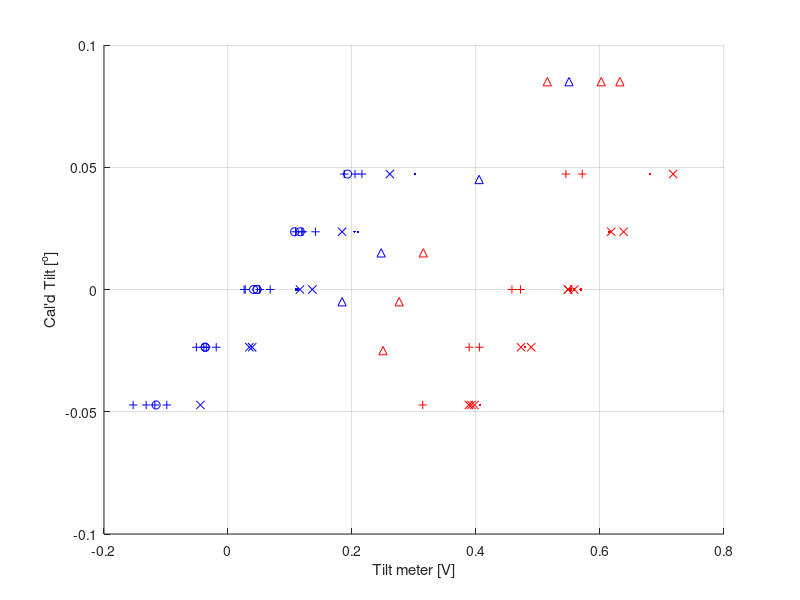

MATLAB code to generate this figure: (Note: this script raises an error after producing the figure.)
%% Tilt Cals


clc
%close all
figure(5)
clf; hold on;
level_cal = 85/3600.; % degrees per tick

rps_tilt_cals_all = {};
isaac_tilt_cals_all = {};

% First cal, indoors
rps_tilt_ticks = [0 1 2 1 0 0];
rps_tilt_meter = [0.113 0.210 0.302 0.204 0.111 0.110]; % in Volts
rps_tilt_cal = polyfit(rps_tilt_meter,level_cal*rps_tilt_ticks,1);
fprintf('RPS 03 Dec 2021: %f deg/V %+0.2fdeg\n', rps_tilt_cal(1),rps_tilt_cal(2))
plot(rps_tilt_meter,level_cal*rps_tilt_ticks,'b.')


rps_tilt_ticks = [0 2 1 0 -1 -2 -1];
rps_tilt_meter = [0.1360 0.2610 0.1840 0.1160 0.0345 -0.0445 0.0390];
rps_tilt_cal = polyfit(rps_tilt_meter,level_cal*rps_tilt_ticks,1);
fprintf('RPS 16 Dec 2021: %f deg/V %+0.2fdeg\n', rps_tilt_cal(1),rps_tilt_cal(2))
plot(rps_tilt_meter,level_cal*rps_tilt_ticks,'bx')

isaac_tilt_ticks = [0 2 0 1 -1 -2 0];
isaac_tilt_meter = [0.553 0.681 0.558 0.615 0.479 0.407 0.569]+0*(0.644-0.553); % in Volts
isaac_tilt_cal = polyfit(isaac_tilt_meter,level_cal*isaac_tilt_ticks,1);
fprintf('ISAAC 9 Dec 2021: %f deg/V %+0.2fdeg\n', isaac_tilt_cal(1),isaac_tilt_cal(2))
plot(isaac_tilt_meter,level_cal*isaac_tilt_ticks,'r.')
isaac_tilt_ticks = [0 -1 -2 -2 -2 -1 0 1 2 1 0];
isaac_tilt_meter = [0.5585 0.4890 0.3885 0.3925 0.3975 0.4725 0.5485 0.6180 0.7180 0.6380 0.5485];
isaac_tilt_cal = polyfit(isaac_tilt_meter,level_cal*isaac_tilt_ticks,1);
fprintf('ISAAC 16 Dec 2021: %f deg/V %+0.2fdeg\n', isaac_tilt_cal(1),isaac_tilt_cal(2))
plot(isaac_tilt_meter,level_cal*isaac_tilt_ticks,'rx')

rps_tilt_cals_all{end+1} = rps_tilt_cal;
isaac_tilt_cals_all{end+1} = isaac_tilt_cal;

% RPS - outdoor
inc_tilt_meter = [0.247,0.405,0.550,0.184];
inc_readout = [-0.04 -0.01 +0.03 -0.06]+0.055;
rps_tilt_cal = polyfit(inc_tilt_meter,inc_readout,1);
fprintf('RPS 24 Dec 2021: %f deg/V %+0.2fdeg\n', rps_tilt_cal(1),rps_tilt_cal(2))
plot(inc_tilt_meter,inc_readout,'b^')

% isaac
inc_tilt_meter = [0.602,0.276,0.250,0.632,0.315,0.515];
inc_readout = -1*[-0.03 +0.06 +0.08 -0.03 +0.04 -0.03]+0.055;
isaac_tilt_cal = polyfit(inc_tilt_meter,inc_readout,1);
fprintf('ISAAC 24 Dec 2021: %f deg/V %+0.2fdeg\n', isaac_tilt_cal(1),isaac_tilt_cal(2))
plot(inc_tilt_meter,inc_readout,'r^')
xlabel('Tilt meter [V]')
ylabel('Cal''d Tilt [^o]')
grid on
%legend()

rps_tilt_cals_all{end+1} = rps_tilt_cal;
isaac_tilt_cals_all{end+1} = isaac_tilt_cal;

% Jun 21 RPS Cal?
rps_tilt_ticks = [0 -1 -2 -1 0 1 2 1 0];
rps_tilt_meter = [0.0413 -0.0368 -0.1160 -0.0368 0.0467 0.1074 0.1929 0.1166 0.04684];
rps_tilt_cal = polyfit(rps_tilt_meter,level_cal*rps_tilt_ticks,1);
fprintf('RPS 21 Jun 2022: %f deg/V %+0.2fdeg\n', rps_tilt_cal(1),rps_tilt_cal(2))
plot(rps_tilt_meter,level_cal*rps_tilt_ticks,'bo')
grid on
%rps_tilt_cals_all{end+1} = rps_tilt_cal;

%clf; hold on;
% Jun 25 calibrations
isaac_tilt_ticks = [0 -1 -2 -1 0 2 2];
isaac_tilt_meter = [0.4718 0.4054 0.314 0.389 0.458 0.545 0.5714];
isaac_inc_readout = [-0.05 -0.04 -0.09 -0.06 -0.03 0.01 0.01];
isaac_tilt_cal = polyfit(isaac_tilt_meter,level_cal*isaac_tilt_ticks,1);
fprintf('ISAAC 25 Jun 2022: %f deg/V %+0.2fdeg\n', isaac_tilt_cal(1),isaac_tilt_cal(2))
plot(isaac_tilt_meter,level_cal*isaac_tilt_ticks,'r+')

rps_tilt_ticks = [0 1 2 1 0 -1 -2 -2 -1 0 0 -2 -2 -1 -1 1 1 2 2];
rps_tilt_meter = [0.0278 0.119 0.2049 0.1208 0.051 -0.039 -0.118 -0.153 -0.035 0.068 0.026 -0.0987 -0.132 -0.051 -0.019 0.109 0.141 0.1875 0.216];
rps_inc_readout = [-0.02 -0.01 +0.02 -0.02 -0.05 -0.06 -0.09 -0.09 -0.07 -0.02 -0.02 -0.1 -0.1 -0.06 -0.07];
rps_tilt_cal = polyfit(rps_tilt_meter,level_cal*rps_tilt_ticks,1);
fprintf('RPS 25 Jun 2022: %f deg/V %+0.2fdeg\n', rps_tilt_cal(1),rps_tilt_cal(2))
plot(rps_tilt_meter,level_cal*rps_tilt_ticks,'b+')
grid on
rps_tilt_cals_all{end+1} = rps_tilt_cal;
isaac_tilt_cals_all{end+1} = isaac_tilt_cal;


%
%clc
addpath('z:/pipeline/beammap/')
gitdir = fullfile('C:','Users','James','Documents','');
%figdir = fullfile(gitdir,'GitHub','postings','2021mmdd_isaac_test','figs');
figdir = fullfile(gitdir,'GitHub','postings','2023mmdd_isaac_data','figs');
direct = fullfile(gitdir,'GitHub','rps_cal','data','');
prefix = {...
    'isaac_cal_1_with_home_';... %0dB
    'isaac_cal_1_no_home_';... %0dB
    'isaac_cal_2_';... %-30dB
    'isaac_cal_3_';... %-45dB
    'isaac_cal_4_';... %-55dB
    'isaac_cal_1_new_home';... % New homing, Indoor
    'isaac_cal_5_no_home';... % No Homing, Indoor
    'isaac_cal_6_no_home';... % placed outside
    'isaac_cal_7_no_home';... % Moved to same level
    'isaac_cal_8_no_home';... % outside relevel
    'isaac_cal_9_no_home';... % Outside after grid check
    'isaac_cal_10_no_home';... % Homed the RPS. Checking again.
    'isaac_cal_2_with_home';... % Cal with constant homing
    'isaac_cal_3_with_home';... % After bringing it back down and fixing recessed pin.
    'isaac_cal_4_with_home_indoor';... % Indoor test again
    'isaac_cal_5_with_home_indoor';... % Indoor test after installing heater
    'isaac_cal_6_with_home_indoor';... % Indoor test because I'm paranoid
    'isaac_cal_7_with_home_indoor';... % Another indoor test because everything is still shitty.
    'isaac_cal_8_with_home_indoor';... % Added a 'fine' homing switch to the stepper motor. Skip this one.
    'isaac_cal_1_fine_home_check';... % Edited the homing to avoid intermittent homing position.
    'isaac_cal_2_fine_home_check';... % Checking if I'm an idiot...
    'isaac_cal_1_fine_home_check_outdoor';... % Outdoor Check!
    'isaac_cal_1_fine_home_check_outdoor_post';... % Outdoor Check, post obs
    'isaac_cal_1_fine_home_check_indoor_post';... % Indoor Check, post obs
    'isaac_cal_2_fine_home_check_indoor_post';... % Indoor Check, post obs, ISAAC refrozen
    'isaac_cal_3_fine_home_check_indoor_post';... % Indoor Check, post obs, RPS refrozen
    'isaac_cal_jig_nonhome_1';... % RPS jig check 25 Jun 2022 @ 20"
    'isaac_cal_jig_nonhome_2';... % RPS jig check 25 Jun 2022 @ 40"
    'isaac_cal_jig_nonhome_3';... % RPS jig check 28 Jun 2022 @ 40" no changes
    'isaac_cal_jig_nonhome_4';... % RPS jig check 28 Jun 2022 @ 40", changed tilt
    'isaac_cal_jig_nonhome_5';... % RPS jig check 28 Jun 2022 @ 40", back to orig. tilt
    'isaac_cal_jig_nonhome_6';... % RPS jig check 28 Jun 2022 @ 20",
    'isaac_cal_jig_nonhome_7';... % RPS jig check 28 Jun 2022 @ 20", repeat of previous
    'isaac_cal_jig_nonhome_8';... % RPS jig check 29 Jun 2022 @ 20", This was actually homed!
    'isaac_cal_jig_withhome_2';... % 30 Jun 2022 @ 20"; homed. Repeat of last
    'isaac_cal_jig_withhome_3';... % 30 Jun 2022 @ 20"; homed. Repeat of last
    'isaac_cal_jig_latmove_1in_1';... %30 Jun 2022 @ 20"; homed. Offset 1in.
    'isaac_cal_jig_withhome_4';... % 29 Jul 2022 @ 37"; homed.
    'isaac_cal_jig_withhome_5';... % 31 Jul 2022 @ 37"; homed. Repeat of last
    'isaac_cal_jig_withhome_6';... % 31 Jul 2022 @ 37"; homed. Zeroed RPS to -0.03
    'isaac_cal_jig_withhome_7';... % 31 Jul 2022 @ 37"; homed. Zeroed ISAAC
    'isaac_cal_jig_withhome_8';... % 31 Jul 2022 @ 37"; homed. Added baffling.
    'isaac_cal_jig_offsets_1';... 28 Jul 2022 @ 40; homed. Ella moving around at 40"
    };

labs = {...;
    '0dB Attenuation, With Homing';...
    '0dB Attenuation, No Homing';...
    '30dB Attenuation, No Homing';...
    '45dB Attenuation, No Homing';...
    '55dB Attenuation, No Homing';...
    'Indoor test with grids, with homing';...
    'Indoor test with grids, No homing';...
    'Outdoor test, No homing';... 8
    'Outdoor test, Same platform, No Homing';...
    'Outdoor test, Same platform, Releveled';... 10
    'Outdoor test, After ISAAC grid check';...
    'Outdoor test, Homed RPS once';... 12
    'Outdoor test, Homed RPS every scan';...
    'Outdoor test, Homed RPS every scan';... 14
    'Indoor Test, Homed RPS every scan';...
    'Indoor Test, Homed RPS every scan, with stage heater';...16
    'Indoor Test, Homed RPS every scan, with stage heater';...
    'Indoor Test, Homed RPS every scan, with stage heater';...%18
    'Indoor Test, Added Fine Homing Switch';...
    'Indoor Test, Added Fine Homing Switch, Wrong Homing Position';...
    'Indoor Test, Added Fine Homing Switch';...%21
    'Outdoor Test, Pre RPS Observation, Homed Every Scan';...
    'Outdoor Test, Post RPS Observation, Homed Every Scan';...
    'Indoor Test, Post RPS Observation';... % 24
    'Indoor Test, Post RPS Observation, ISAAC Refrozen';...
    'Indoor Test, Post RPS Observation, RPS Refrozen';...
    'On Alignment Jig, No Homing, Dist = 20"';... % 27
    'On Alignment Jig, No Homing, Dist = 40"';...
    'On Alignment Jig, No Homing, Dist = 40"';...
    'On Alignment Jig, No Homing, Dist = 40", Tilt -0.2';... %30
    'On Alignment Jig, No Homing, Dist = 40", Tilt -0.4';... %31
    'On Alignment Jig, No Homing, Dist = 20"';... % 32
    'On Alignment Jig, No Homing, Dist = 20", repeat';...
    'On Alignment Jig, Homing, Dist = 20"';...
    'On Alignment Jig, Homing, Dist = 20"';... % 35
    'On Alignment Jig, Homing, Dist = 20"';... % 36
    'On Alignment Jig, Homing, Dist = 20", offset 1"';... % 37
    'On Alignment Jig, Homing, Dist = 37"';... % 38
    'On Alignment Jig, Homing, Dist = 37", repeat';... % 39
    'On Alignment Jig, Homing, Dist = 37", zeroed RPS';... % 40
    'On Alignment Jig, Homing, Dist = 37", zeroed isaac';... % 41
    'On Alignment Jig, Homing, Dist = 37", added baffling';... % 42
    'On Alignment Jig, Homing, Dist = 40", offsets';... % 43
    };
if ~exist('meanguess','var')
    meanguess = 0;
end

fd = struct();
flds = {'schnum','rownum','phi','eps','N1','N2','A','time','tilt','istilt','temp','istemp','istilttemp','wgt','fitind','phi_isaac','obsnum'};
vals = {'prefind','di','parm(1)','parm(2)','parm(3)','parm(4)','parm(5)','nanmean(TIME)',...
    'nanmean(T)','nanmean(T2)','nanmean(TEMP)','nanmean(ISTEMP)','nanmean(ISTILTTEMP)','wgtind','fitind','nanmean(a_isaac)','obsnum'};
for fldind = 1:length(flds)
    fd.(flds{fldind}) = [];
end

reses = {};
angs = {};
rsmax = [];
thresh = 0.7;
weighttitles = {'Uniform',sprintf('Amp<%0.1f',thresh),'1/Amp'};
weightnames = {'uniform','threshold','one_on_r'};

fitnames = {'fmin','lsq','complex'};
plotmodcurve = 0;
obsnum = 1;
dists = [ones(1,27), 20*0.0254, ones(1,3)*40*0.0254,ones(1,5)*20*0.0254,ones(1,5)*37*0.0254];
for prefind = [12:15, 20:42]%20:42

    if ismember(prefind,[1:18])
        rpscal = rps_tilt_cals_all{end-2};
        isaaccal = isaac_tilt_cals_all{end-2};
    elseif ismember(prefind,[19:21 24:26])
        rpscal = rps_tilt_cals_all{end-2};
        isaaccal = isaac_tilt_cals_all{end-2};
    elseif ismember(prefind,[22:23])
        rpscal = rps_tilt_cals_all{end-2};
        isaaccal = isaac_tilt_cals_all{end-2};
    elseif ismember(prefind,[27:length(prefix)])
        rpscal = rps_tilt_cals_all{end};
        isaaccal = isaac_tilt_cals_all{end};

    end
    isaaccal(1) = 0.3;
    %rpscal(1) = 0.28;
    d = dir(fullfile(direct,[prefix{prefind} '_scan*']));
    data = {};
    for di = 1:length(d)
        if ~ismember(prefind, [8:21 22:26])
            %disp(d(di).name)
            data{di} = load_lj_data(fullfile(direct,d(di).name));
        else
            %disp([prefix{prefind} sprintf('_scan_%i_loop_1.csv',di-1)])
            data{di} = load_lj_data(fullfile(direct,[prefix{prefind} ...
                sprintf('_scan_%i_loop_1.csv',di-1)]));
        end
    end
    for fitind = 2%1:length(fitnames)
        %fittype=fitnames{fitind};
        fittype = 'lsq';
        %fittype = 'complex';
        for wgtind = 1%1:3

            lock_cal = 50/10; %mV per V
            if strcmp(fittype,'complex')
                parms = NaN(length(data),7);
            else
            parms = NaN(length(data),5);
            end
            [times, chis, itempstd, itempmn] = deal(NaN(length(data)));
            [mod_curve, res] = deal(NaN(length(unique(data{1}.Angle)),length(data)));


            if plotmodcurve
                fig = figure(prefind);
                fig.Position(3:4) = [1000,300];
                clf; hold on;
            end
            for di = 1:length(data)
                a = unique(data{di}.Angle);
                [R, Rs, T, T2, TIME, TEMP, ISTILTTEMP, ISTEMP] = deal([]);
                for ai = 1:length(a)
                    aind = data{di}.Angle == a(ai);
                    R = [R; mean(sqrt(data{di}.X(aind).^2+data{di}.Y(aind).^2))];
                    Rs = [Rs; std(sqrt(data{di}.X(aind).^2+data{di}.Y(aind).^2))];
                    T = [T; median(polyval(rpscal,data{di}.Tilt(aind)))];
                    TIME = [TIME; mean(data{di}.Time(aind))];
                    TEMP = [TEMP; mean(data{di}.Temp(aind))];
                    if prefind>7
                        ISTEMP = [ISTEMP; data{di}.ISTemp(aind)];
                        ISTILTTEMP = [ISTILTTEMP; data{di}.ISTiltTemp(aind)];
                    end

                    try
                        T2 = [T2; median(polyval(isaaccal,data{di}.ISTilt(aind)))];
                    catch
                        T2 = 0;
                    end

                end
                %R = R./nanmax(R);
                Rs = Rs./max(R);
                rsmax(end+1) = max(Rs);
                switch wgtind
                    case 1
                        w = 1;
                        %w = 1./Rs.^2;
                    case 2
                        w = R<0.7*max(R);
                    case 3
                        w = 1./(R+1)-min(1./(R+1));
                end

                itempstd(di) = nanstd(ISTILTTEMP);
                itempmn(di) = nanmean(ISTILTTEMP);
                if ismember(prefind, [6:18])
                    homeangle = 0.77;
                elseif ismember(prefind,[20,22:length(prefix)])
                    homeangle = 5.454545;
                else
                    homeangle = 0;
                end


                % We're measuring the angle of the ISAAC WRT gravity:
                % Clockwise looking at ISAAC is positive
                % RPS has opposite parity
                % Angle_out = RPS_angle - RPS tilt - RPS grid horz. + ISAAC Tilt + ISAAC grid horz.
                rps_tilt = T;
                rps_grid = homeangle;
                isaac_tilt = T2;
                isaac_grid = 0.19;%0.17;
                a = a + rps_tilt - rps_grid;% + isaac_tilt + isaac_grid;
                % ISAAC grid and tiltmeter are set up the same as the RPS
                % So the ISAAC angle in the RPS coordinate system is
                % flipped sign.
                a_isaac = -1*mean(isaac_tilt - isaac_grid);
                               
                
                mod_curve(:,di) = R;

                mxfev = 100000;
                mxiter = 100000;
                options = optimset('TolFun',1e-10,'MaxIter',mxiter,'MaxFunEvals',mxfev,'Display','off');
                lb = [-20 -0.5 -10 -10 0];
                ub = [20 0.5 10 10 1e6];
                meanguess = 0;%0;
                for nind = 1%1:3

                    guess = [meanguess,0.002*0,0,0,nanmax(R)/2];
                    %fittype = 'lsq';
                    switch fittype
                        case 'basic'
                            modfunc = @(ang,e,A) A/2*(cosd(2*(a-ang))-(e+1)/(e-1))+(0*cosd(a-T)+0*sind(a-T));
                            chifun = @(x) sum((R-modfunc(x(1),x(2),x(3))).^2);
                            parm = fminsearch(chifun,[0.75,0,max(R)]);
                            %plot(a,R-modfunc(parm(1),parm(2),parm(3)))
                            res(:,di) = R-modfunc(parm(1),parm(2),parm(3));
                        case 'fmin'
                            fittype
                            modfunc = @(ang,e,A,N1,N2) A/2*(cosd(2*(a-ang))-(e+1)/(e-1)).*(N1*cosd(a)+N2*sind(a)+1);
                            chifun = @(x) sum((R-modfunc(x(1),x(2),x(3),x(4),x(5))).^2);

                            chifun = @(x) sum(w.*(R-rps_get_mod_model(x,a)).^2);

                            parm = fminsearch(chifun,guess,options);
                            res(:,di) = R-modfunc(parm(1),parm(2),parm(3),parm(4),parm(5));

                        case 'lsq0'
                            parm = lsqcurvefit(@rps_get_mod_model,guess,a,R,lb,ub,options);
                            res(:,di) = R-rps_get_mod_model(parm,a);
                        case 'lsq'

                            chifunc = @(p) w.*(R-rps_get_mod_model(p,a));
                            parm = lsqnonlin(chifunc,guess,lb,ub,options);
                            res(:,di) = R-rps_get_mod_model(parm,a);
                        case 'complex'
                            
                            
                            
                            MIRROR = false;
                            PLOT = false;
                            source = struct();
                            source.azimuth = 0;
                            source.elevation = 0;
                            source.distance = dists(prefind); % meters
                            source.height = source.distance*tand(source.elevation); % meters;
                            source.type = 'other';
                            B3 = [1,0,0];
                            B1 = [0,0,1];
                            A = [0,0,0];
                            
                            if 0
                                lb = [-10 -0.5 -10 -10 -10 -10 0 -0.5 -0.5];
                                ub = [10 0.5 10 10 10 10 10 0.5 0.5];
                                guess = [0,0,0,0,0,0,1,0,0];

                                modfunc = @(p) rps_get_mod_model_vectors(p(1:7),a,[0,p(8),p(9)],B3,B1,source,false,false);
                                chifunc = @(p) w.*(R-modfunc(p)');
                            else
                                lb = [-10 -0.5 -10 -10 -10 -10 0];
                                ub = [10 0.5 10 10 10 10 10];
                                guess = [0,0,0,0,0,0,1];
                                chifunc = @(p) ( 1.*(R-rps_get_mod_model_vectors(p,a',A,B3,B1,source,MIRROR,PLOT)') );
                            end
                            try

                                parm = lsqnonlin(chifunc,guess+1E-6,lb,ub,options);
                            catch
                                parm = NaN(1,7);
                            end
                            res(:,di) = chifunc(parm);
                            parm(1) = -parm(1);
                    end
                    
                    parms(di,1:length(parm)) = parm;
                    
                    times(di) = mean(TIME);
                    meanguess = nanmean(parms(:,1));
                    if plotmodcurve
                        
                        fig = figure(prefind);
                        %plot(a,R)
                        ind1 = 1:7;
                        ind2 = 7:13;
                        plot(res(:,di))
                        %plot(R)
                        %ylim([-1 1]*0.01)
                        %plot(R(ind1)-R(ind2));
                        %ylim([-1 1]*0.04)
                        %xlim([-1 1]*190)
                        %ylim([-0.1,6])
                        xlabel('Angle (^o)')
                        ylabel('Lock-In X (Volts)')
                        grid on
                        title(labs{prefind})

                    end
                    %plot(a,res(:,di))

                end

                if abs(R(1)-R((length(R)+1)/2))<0.2
                    for fldind = 1:length(flds)
                        eval(sprintf('fd.%s(end+1) = %s;',flds{fldind},vals{fldind}))
                    end
                    angs{end+1} = a;
                    reses{end+1} = R-rps_get_mod_model(parm,a);
                else
                    parms(di,1:length(parm)) = NaN(1,length(parm));
                end

            end

%             % cuts
%             switch prefind
%                 case 19
%                     ind = [4:6 8:size(parms,1)];
%                 case 23
%                     ind = 2:size(parms,1);
%                 case 26
%                     ind = [1, 3:size(parms,1)];
%                 otherwise
%                     ind = 1:size(parms,1);
%             end
%             parms = parms(ind,:);

            if 0
                lims = {[-0.5 1.5] [0 1]*0.06};
                offs = {0 0};
                titles = {'\phi [Degrees]','\epsilon'};
                fig = figure(2);
                fig.Position(3:4) = [560*2 420];
                clf; hold on;

                for parmind = 1:2
                    subplot(1,2,parmind)
                    resolution = 20;
                    edges = lims{parmind}(1):diff(lims{parmind})/resolution:lims{parmind}(2)+offs{parmind};
                    N = histc(parms(:,parmind),edges);
                    bar(edges,N,'histc')
                    xlim(lims{parmind}+offs{parmind})
                    xlabel(titles{parmind});
                    ylabel('N')
                    title({labs{prefind},...
                        sprintf('Mean=%0.3f STD=%0.3f N=%02d, %s',nanmean(parms(:,parmind)),nanstd(parms(:,parmind)),length(data),weighttitles{wgtind})})
                    grid on
                end

                saveas(fig,fullfile(figdir,sprintf('isaac_cal_%03d_%s_%s.png',prefind,weightnames{wgtind},fittype)))
            end
        end
    end
    fprintf('%i: %s\nAngle: %0.3f +/- %0.3f\n',prefind,labs{prefind},nanmean(parms(:,1))-a_isaac,nanstd(parms(:,1)))
    fprintf('Eff: %0.4f +/- %0.4f\n',nanmean(parms(:,2)),nanstd(parms(:,2)))
    obsnum = obsnum+1;
end


%% Look the jig data

cmlines = colormap('lines');

fig = figure(2+wgtind);
fig.Position(3:4) = [1900 900]*1;
clf; hold on;
ind = true(size(fd.schnum));

t = tiledlayout(1,1);
t.Padding = 'none';
t.TileSpacing = 'compact';
nexttile
hold on
clear s;
scheds = unique(fd.obsnum);%[12:15, 20:42]; 
[phi, pstd] = deal(NaN(1,length(scheds))); 
for schind = 1:length(scheds)
    idx = fd.obsnum==scheds(schind);
    phi(schind) = mean(fd.phi(idx)-fd.phi_isaac(idx));
    pstd(schind) = std(fd.phi(idx)-fd.phi_isaac(idx));
end
s(2) = plot(fd.obsnum(ind),-1*fd.istilt(ind),'x','Color',cmlines(3,:),'MarkerSize',16,'LineWidth',1.5);
s(3) = plot(fd.obsnum(ind),fd.tilt(ind),'.','MarkerSize',16,'Color',cmlines(2,:));
%s(1) = scatter(fd.schnum(ind),fd.phi(ind)-fd.phi_isaac(ind),14,cmlines(1,:));%,'filled');
s(1) = errorbar(scheds,phi,pstd,'.','Color',cmlines(1,:),'LineWidth',1,'MarkerSize',16);
%s.MarkerFaceAlpha = 0.7;
%s.MarkerEdgeAlpha = 1;


%plot(fd.schnum(ind),fd.phi_isaac(ind),'^','MarkerSize',10)
plot([1 1]*4.5,[-1 0.5],'k--','LineWidth',2)
plot([1 1]*11.5,[-1 1],'k--','LineWidth',2)
ylim([-0.6 1])
grid on
xlim([min(scheds)-1,max(scheds)+1])

% Show where we homed during the harvard measurements
plot([11.8 18.2], [1 1]*-0.5,':','LineWidth',2,'Color',[1 1 1]*0.5)
text(12.75,-0.45,'Homed once at beginning of dataset','FontSize',13)
plot([18.8 27.2], [1 1]*-0.5,':','LineWidth',2,'Color',[1 1 1]*0.5)
text(20.95,-0.45,'Homed before every measurement','FontSize',13)


ax = gca();
legend(s,{'\phi_{fit} minus \phi_{actual}','ISAAC Tilt Angle','RPS Tilt Angle'},...
    'location','northwest','FontSize',13)
text(4.5,0.65,'Pole Measurements','FontSize',16)
text(1.25,0.45,'No Fine Homing Sw.','FontSize',13)
text(6.5,0.45,'Added Fine Homing Sw.','FontSize',13)
text(16.5,0.85,'2022 Measurements at Harvard','FontSize',16)
ylabel('Angle [Degrees]')
xlabs = {...
    'Outdoor,Homed Once',...
    'Outdoor,Homed Each',...
    'Outdoor,Homed Each',...
    'Indoor, Homed Each',...
    'Indoor, Pre-Obs1',...
    'Indoor, Pre-Obs2',...
    'Outdoor, Pre-Obs',...
    'Outdoor, Post-Obs',...
    'Indoor, Post-Obs1',...
    'Indoor, Post-Obs2',...
    'Indoor, Post-Obs3',...
    'Dist 0.5m' ...
    'Dist 1m',...
    'Dist 1m',...
    'Dist 1m, new tilt',...
    'Dist 1m, old tilt',...
    'Dist 0.5m',...
    'Dist 0.5m',...
    'Dist 0.5m',...
    'Dist 0.5m',...
    'Dist 0.5m',...
    'D 0.5m, Y-off 2cm',...
    'D 1m, Y-off 2cm',...
    'D 1m, Y-off 2cm',...
    'D 1m, Y-off 2cm',...
    'D 1m, Y-off 2cm',...
    'D 1m, Y-off 2cm, Baffled',...
    };
ax.XTickLabelRotation = -60;
ax.XTick = linspace(min(scheds)-1,max(scheds)+1,length(scheds)+2);
ax.XTickLabel(2:end-1) = xlabs;
ax.XTickLabel([1, end]) = {'',''};

saveas(fig,'C:\Users\James\Documents\GitHub\postings\2023mmdd_isaac_data\figs\angle_fit_vs_actual_plot','png')

%% Look the jig data

vals = {fd.temp*1000, fd.istemp*1000, fd.istilttemp*100+273.15};
vals = {fd.N1,fd.N2}
%vals = {fd.A};
fig = figure(10);
clf; hold on;
for valind = 1:length(vals)
    ind = true(size(fd.schnum)) & fd.wgt == wgtind;
    scatter(fd.schnum(ind),vals{valind}(ind),'.');
    %plot(fd.phi(ind),vals{valind}(ind),'.');
    % ind = ismember(fd.schnum,[28:31 37:39]) & fd.wgt == wgtind;
    % plot(fd.schnum(ind),vals{valind}(ind),'.');
    % ind = ~ismember(fd.schnum,[28:31 37:39]) & fd.wgt == wgtind;
    % plot(fd.schnum(ind),vals{valind}(ind),'.');
end
%ylim([-1 7])
grid on

%% Look at time between measurements

dt = NaN(1,max(fd.obsnum));
for obsind = 5:max(fd.obsnum)
    idx = find(fd.obsnum==obsind);
    [s si] = sort(fd.time(idx));
    dt(obsind) = median(diff(fd.time(idx(si))));
end

fig = figure(91824);
plot(dt)

%% Calc angle from uneven stage heating.

cme = 2.34e-5;
dA = 0.1;
dT = tand(dA)./cme;
fprintf('dT: %2.1f\n',dT)

%% Compare non-homing to homing

fig = figure(1423);
%fig.Position(3:4) = [560 650];
clf;
t = tiledlayout(1,2);
t.TileSpacing = 'compact';
t.Padding = 'compact';

nexttile()
hist(pstd(12:18))

nexttile()
hist(pstd(19:27))




%% Sigma angle vs Attenuation

att = [0,30,40,55];
fit_a = [-2.245, -2.238,-2.170,-1.595]+2.245;
sa = [0.0214,0.024,0.242,47.75];
d0 = 1;
d = sqrt(d0^2./10.^(-att/10));
fig = figure(5);
fig.Position = [2500 100 430 300];
clf; hold on;
ax1 = gca;
%hold on;
errorbar(ax1,att,fit_a,sa,'Color','k')
plot(ax1,att,fit_a,'k.')
xlabel('Attenuation [dB]')
ylabel('Angle Estimation [Degrees]')
grid on
ylim(ax1,[-1 1]*0.8)
xlim(ax1,[-5 60])
ax2 = axes('Position', ax1.Position, 'XAxisLocation', 'top', 'YColor', 'none','Color','none');
hold on;
errorbar(ax2,d,fit_a,sa,'Color','k')
plot(ax2,d,fit_a,'k.')
ylim(ax2,[-1 1]*0.8)
ax2.XScale = 'log';
xlim(ax2,sqrt(d0^2./10.^(-[-5 60]/10)))
xlabel(ax2,'Effective Distance [meters]','Position',[23.7138 0.65 -1]);
ax2.XColor = 'b';
%% B3 Obs
labs = {'B3 Obs, with homing',...
    'B3 Obs, with homing, reseat connector',...
    'B3 Obs, no homing',...
    'B3 Obs, no homing'};

ch = {'696 (Pol A)', '697 (Pol B)'};

resolution = 15;
lims = {[87 90.5], [-4, -1.5]};
for fileind = 1:4
    load(fullfile('dev',['rps_motor_check_', sprintf('%1d.mat',fileind)]))

    fig = figure(9+fileind);
    set(fig,'Position',[200 300 800 400])
    clf; hold on;
    for chind = 1:2
        ang = atand(tand(parms(:,1,chind)));
        subplot(1,2,chind)
        edges = lims{chind}(1):diff(lims{chind})/resolution:lims{chind}(2);
        N = histc(ang,edges);
        bar(edges,N,'histc')
        xlim(lims{chind})
        ylim([0,14])
        xlabel('Estimated Angle (^o)')
        ylabel('N')
        title({['Ch: ',ch{chind}];sprintf('Mean: %0.2f STD: %03f',nanmean(ang),nanstd(ang))})
        grid on
    end
    sgtitle(labs{fileind})
    saveas(fig,fullfile(figdir,sprintf('b3_obs_%01d.png',fileind)))
end

%% Grid angles from mill

load('z:/dev/grid_angles_from_mill.mat')
fig = figure(14);
fig.Position = [400 100 560 420];
resolution = 25;
lims = [0 1.1];
edges = lims(1):diff(lims)/resolution:lims(2);
N = histc(grid_angle,edges);
bar(edges,N,'histc')
xlim(lims)
ylim([0,20])
grid on
xlabel('Grid Horizontal')
ylabel('N')
title('Grid Calibration on knee mill')
text(0.05,33/2,sprintf('angle= %0.2f +/- %0.3f',nanmean(grid_angle),nanstd(grid_angle)))
text(0.05,30/2,sprintf('N Samples= %02d',length(grid_angle)))
%saveas(fig,fullfile(figdir,'isaac_cal_mill.png'))


%% B3 Obs
labs = {'B3 Obs, with homing',...
    'B3 Obs, with homing, reseat connector',...
    'B3 Obs, no homing',...
    'B3 Obs, no homing'};

ch = {'696 (Pol A)', '697 (Pol B)'};

resolution = 15;
lims = {[87 90.5], [-4, -1.5]};
for fileind = 1:4
    load(fullfile('dev',['rps_motor_check_', sprintf('%1d.mat',fileind)]))

    fig = figure(9+fileind);
    set(fig,'Position',[200 300 800 400])
    clf; hold on;
    for chind = 1:2
        ang = atand(tand(parms(:,1,chind)));
        subplot(1,2,chind)
        edges = lims{chind}(1):diff(lims{chind})/resolution:lims{chind}(2);
        N = histc(ang,edges);
        plot(atand(tand(parms(:,1,chind))))
        %bar(edges,N,'histc')
        %xlim(lims{chind})
        %ylim([0,14])
        xlabel('Estimated Angle (^o)')
        ylabel('N')
        title({['Ch: ',ch{chind}];sprintf('Mean: %0.2f STD: %03f',nanmean(ang),nanstd(ang))})
        grid on
    end
    sgtitle(labs{fileind})
    %    saveas(fig,fullfile(figdir,sprintf('b3_obs_%01d.png',fileind)))
end

%% Just look at timestreams

for prefind = 8%26%6:length(prefix)
    fig = figure(6);
    clf; hold on;
    d = dir(fullfile(direct,[prefix{prefind} '*']));

    data = {};
    for di = 1:length(d)
        if 0%prefind <= 22
            %disp(d(di).name)
            data{di} = load_lj_data(fullfile(direct,d(di).name));
        else
            %disp([prefix{prefind} sprintf('_scan_%i_loop_1.csv',di-1)])
            data{di} = load_lj_data(fullfile(direct,[prefix{prefind} ...
                sprintf('_scan_%i_loop_1.csv',di-1)]));
        end
    end

    for di = 1:length(data)
        val = 'Tilt';
        plot(data{di}.Time,data{di}.(val))


    end
    grid on


end
